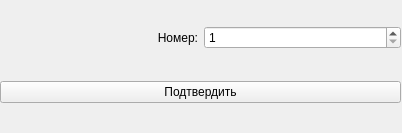
<?xml version="1.0" encoding="UTF-8"?>
<ui version="4.0">
 <class>OrderFindingByNum</class>
 <widget class="QWidget" name="OrderFindingByNum">
  <property name="geometry">
   <rect>
    <x>0</x>
    <y>0</y>
    <width>402</width>
    <height>133</height>
   </rect>
  </property>
  <property name="windowTitle">
   <string>Form</string>
  </property>
  <widget class="QWidget" name="gridLayoutWidget">
   <property name="geometry">
    <rect>
     <x>0</x>
     <y>0</y>
     <width>401</width>
     <height>131</height>
    </rect>
   </property>
   <layout class="QGridLayout" name="gridLayout">
    <item row="0" column="0">
     <widget class="QLabel" name="label">
      <property name="text">
       <string>Номер:</string>
      </property>
      <property name="alignment">
       <set>Qt::AlignRight|Qt::AlignTrailing|Qt::AlignVCenter</set>
      </property>
     </widget>
    </item>
    <item row="1" column="0" colspan="2">
     <widget class="QPushButton" name="pushButton">
      <property name="text">
       <string>Подтвердить</string>
      </property>
     </widget>
    </item>
    <item row="0" column="1">
     <widget class="QSpinBox" name="lineEdit">
      <property name="minimum">
       <number>1</number>
      </property>
      <property name="maximum">
       <number>999999</number>
      </property>
     </widget>
    </item>
   </layout>
  </widget>
 </widget>
 <resources/>
 <connections/>
</ui>
